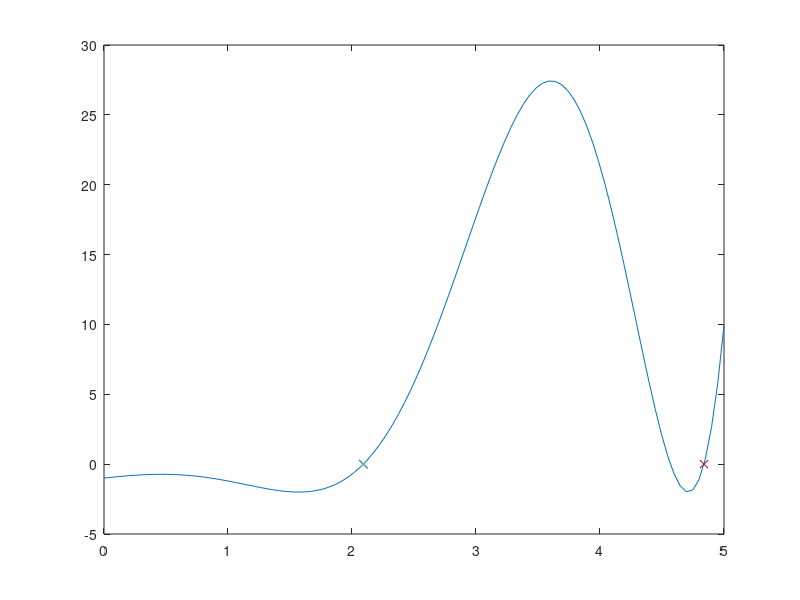

The MATLAB script that drew this image:
fun = @(x) exp(x)*(cos(x))^2 - 2;
plot(linspace(0,5,100),arrayfun(fun,linspace(0,5,100)));
hold on;
h=1; % h = 1,2
x0=0;
for i= x0:h:5
    x = i;
    plot(fzero(fun, x),0, 'x');
end
